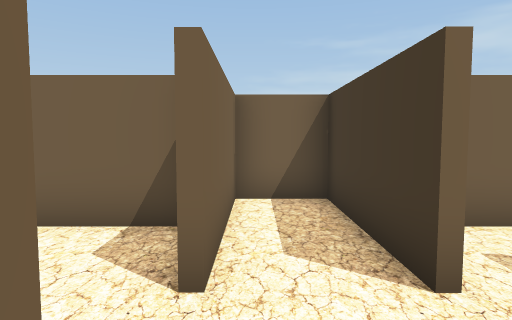
view 1 (above)

16 first-person views from a walk through a scene from a Unity 3-D project. The camera is 1.2 m above the floor, tilts 4° down and sees 75° across. The floor is counted in squares, 1 m on a side. Each view is taken from the middle of a square. On the plan, view 1 faces up. The plan holds only what a view shows up to about 14 squares ahead; the rest is blank. The place goes on beyond the plan.

view 2
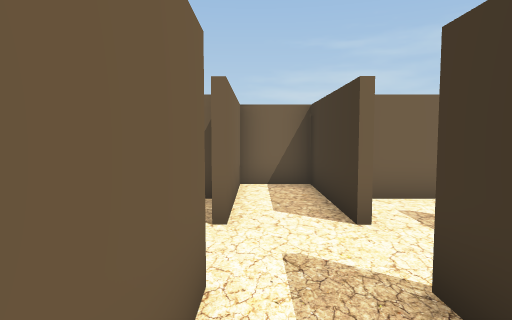

view 3
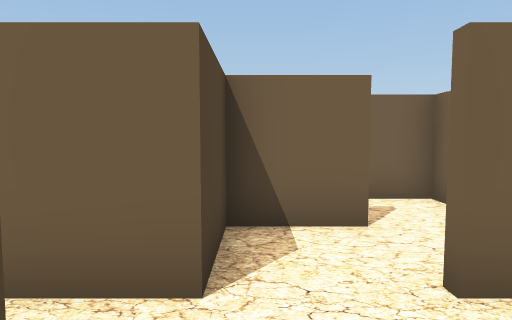

view 4
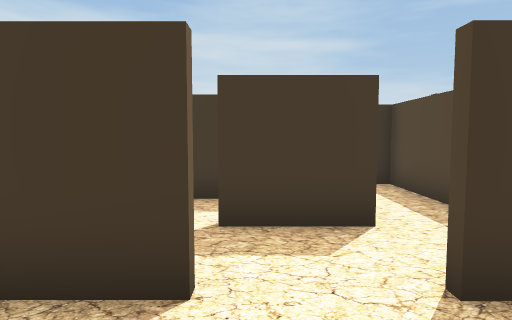

view 5
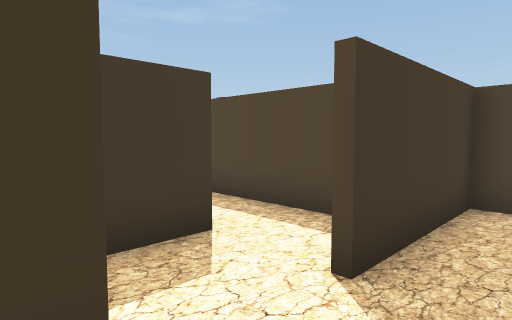

view 6
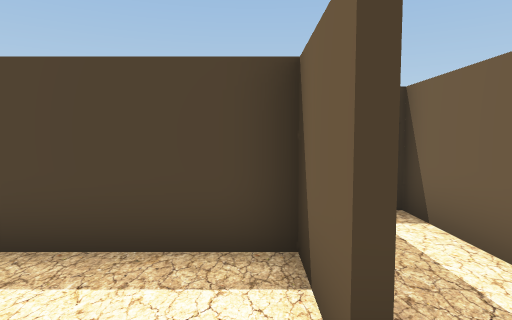

view 7
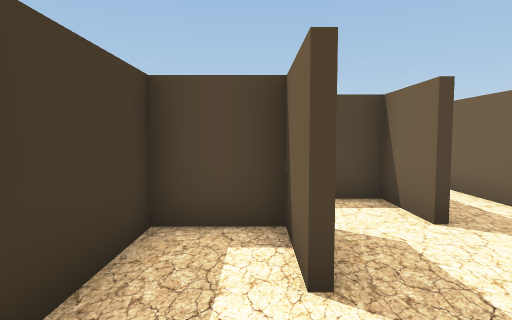

view 8
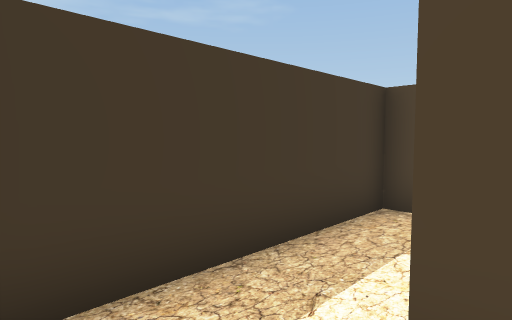

view 9
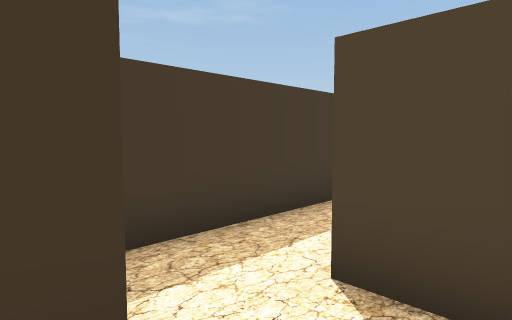

view 10
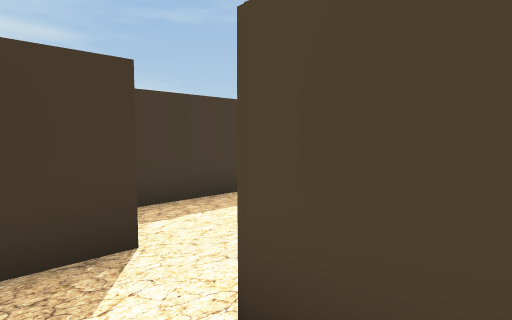

view 11
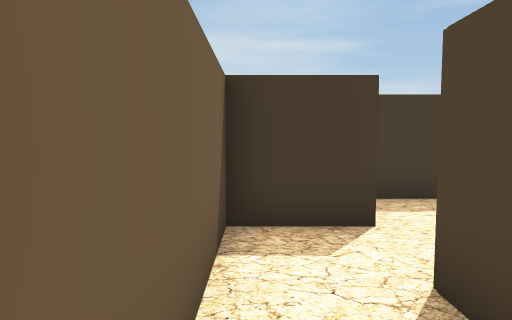

view 12
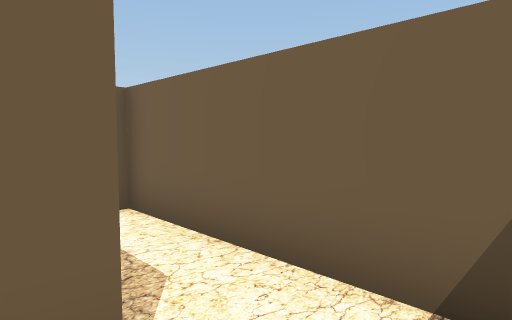

view 13
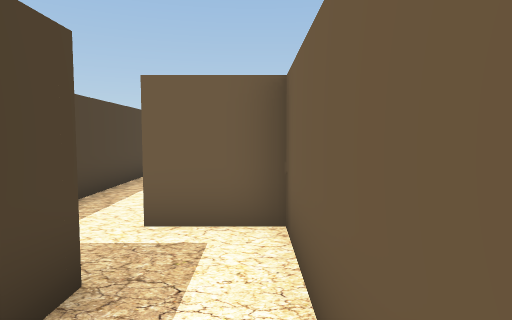

view 14
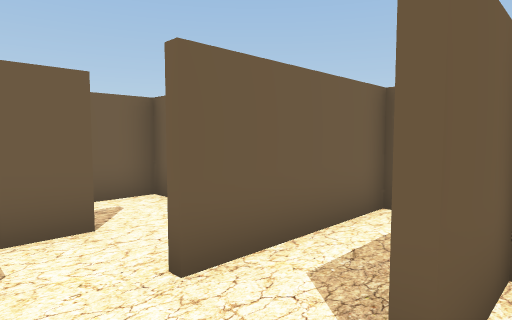

view 15
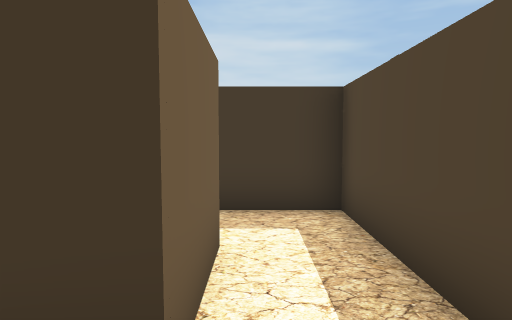

view 16
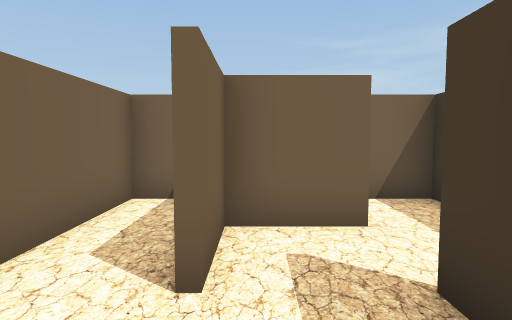

### Floor plan
Key: @ floor where view 1 was taken; # wall or solid block; . floor.
Columns run from 8 left of view 1 to 8 right of it. Each row starts with its distance up from view 1.
  9      #######
  8      #.....#
  7      #.###. ##
  6    ....#.#...#
  5 ########.###.##
  4    #...#.#...#
  3    #...#.#...#
  2      #.....#.#
  1      ###...### #
  0        #@#.....#
 -1        #.########
 -2        #.##
 -3        ###
 -4         #

Positions as (right, up) in squares from view 1, and headings:
1: (0, 0), facing up
2: (0, -2), facing up
3: (2, 1), facing left
4: (-1, 2), facing right
5: (0, 3), facing down-right
6: (2, 2), facing down
7: (4, 5), facing down
8: (3, 6), facing down-right
9: (2, 7), facing down-right
10: (0, 8), facing down-right
11: (-1, 8), facing right
12: (3, 6), facing up-left
13: (2, 8), facing left
14: (2, 1), facing up-left
15: (2, 0), facing right
16: (2, 0), facing up
